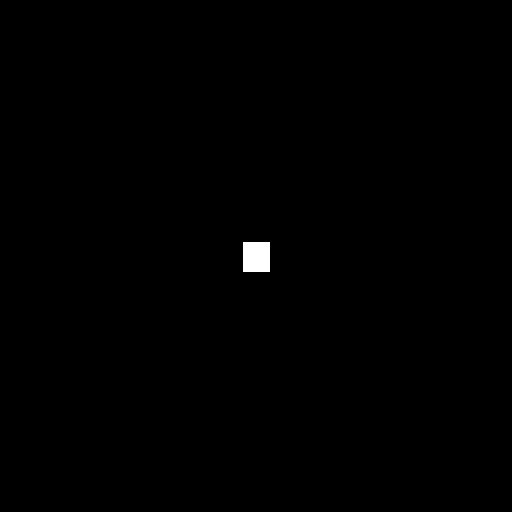
#> input picture examples/data/frame0001.jpg, 512 x 512 px; its folder holds only this picture in this run
$ python runall.py
#> lines starting #> are read from the running program, lines starting #| are printed output that depends on the picture
### mossepy/image.py
#!/usr/bin/env python3
# -*- coding: utf-8 -*-
"""
Convert images to numpy arrays and back again

Created on Thu Nov 19 11:29:31 2020

@author: niklas
"""


from PIL import Image
import numpy as np


def read(filename):
    """
    Read image file and convert it to numpy array.

    Parameters
    ----------
    filename : str
        name of image file to be read.

    Returns
    -------
    npFrame : numpy array
        converted image frame.

    """
#> called with filename = 'examples/data/frame0001.jpg'

    # check, if filename can be found
    try:
        _PILFrame = Image.open(filename)
#> _PILFrame is the input picture: PIL image 512x512 RGB; min 0, max 255, mean 0.8
        npFrame = np.array(_PILFrame)

        print("read image from", filename)

    except FileNotFoundError as _fnfError:
        print(_fnfError)

    return npFrame


def write(filename, npFrame):
    """
    Write numpy array to image file.

    Parameters
    ----------
    filename : str
        name of image file to be written to.
    npFrame : numpy array
        image frame to be written from.

    Returns
    -------
    None.

    """

    # if necessary, change data type of numpy array to uint8
    if (npFrame.dtype != 'uint8'):
        npFrame = npFrame.astype(dtype='uint8')

    _PILFrame = Image.fromarray(npFrame)
    _PILFrame.save(filename)

    print("wrote array to", filename)


### mossepy/correlation_tracker.py
#!/usr/bin/env python3
# -*- coding: utf-8 -*-
"""
Created on Sat Aug 14 11:56:40 2021

@author: niklas
"""


import os
import numpy as np

import mossepy.utils as utils
import mossepy.image as img
import mossepy.visualization as vis


class Correlation(object):
    """
    Basic correlation tracker class.

    Tracking routine, Filter initialization
    and update have to be done in inherited class.
    """

    def __init__(self,
                 relInDir,
                 relOutDir,
                 valRange,
                 tempSize,
                 sigma,
                 eps):
        """
        Constructor of correlation tracker class.
        Initalize basic tracker parameters.

        Parameters
        ----------
        relInDir : string
            relative input directory
        relOutDir : string.
            relative output directory
        valRange : int
            image value range.
        tempSize : list of ints
            vertical and horizontal size of template to be cropped.
        sigma : list of floats
            standard deviations of optimal filter response.
        eps : float
            regularization parameter

        Returns
        -------
        None.

        """
        # absolute in- and output directories
        path = os.getcwd()
        self.inDir = path + relInDir
        self.outDir = path + relOutDir

        # range of image values
        self.valRange = valRange
        # size of the template f
        self.tempSize = tempSize
        # standard deviation used for optimal response distribution
        self.sigma = sigma
        # regularization parameter to avoid zero division
        self.eps = eps

    def cropTemplate(self):
        """
        Crop a template with defined size and center from image

        Returns
        -------
        None.

        """
        dx = int(self.tempSize[0]/2)
        dy = int(self.tempSize[1]/2)

        # crop template around object position from image
        self.f =  self.I[self.objPos[0]-dx:self.objPos[0]+dx,
                         self.objPos[1]-dy:self.objPos[1]+dy]
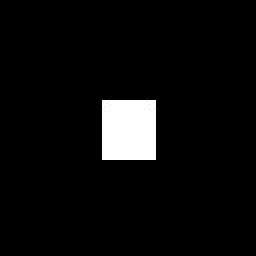
#> self.f: shape (128, 128, 3) (shown 2 times larger); min 0, max 255, mean 12.6

        # convert to grayscale
        self.f = utils.rgb2Gray(self.f)

    def calOptimalResponse(self):
        """
        Calculate optimal response for initializing correlation filter.
        Response curve has the form of a 2D Gaussian.

        Returns
        -------
        None.

        """
        # optimal position of target is in center of template window
        optPos = [int(self.tempSize[0]/2), int(self.tempSize[1]/2)]

        # optimal response is Gaussian centered in object position
        self.g = utils.gauss2D(self.valRange, self.tempSize, optPos, self.sigma)

    # [39 lines left out: functions calFilterResponse, calObjPos, not called in this run]

    def setObjPos(self, objPos):
        """
        set object position.

        Parameters
        ----------
        objPos : list of ints
            current object position.

        Returns
        -------
        None.

        """
        self.objPos = objPos

    def showResults(self):
        """
        Show tracking results in console.

        Returns
        -------
        None.

        """
        # fit images to valRange for output
        f = (self.valRange-1)/self.f.max() * self.f
        g = (self.valRange-1)/self.g.max() * self.g
        h = (self.valRange-1)/self.h.max() * self.h

        print('iteration: ', self.i)
        print('objPos: ', self.objPos)
        print('---------------------')

        # show heat plots of template, filter and response
        # in common figure
        vis.comp3Heat(f, abs(np.fft.ifftshift(h)), abs(g))

    def saveResults(self):
        """
        Save tracking results to files.

        Returns
        -------
        None.

        """
        # fit images to valRange for output
        f = (self.valRange-1)/self.f.max() * self.f
        g = (self.valRange-1)/self.g.max() * self.g
        h = (self.valRange-1)/self.h.max() * self.h

        # define output paths
        temPath = self.outDir + '/' + self.imgFile[:-4] + '_tem.jpg'
        filPath = self.outDir + '/' + self.imgFile[:-4] + '_fil.jpg'
        resPath = self.outDir + '/' + self.imgFile[:-4] + '_res.jpg'

        # save results to files
        img.write(temPath, f)
        img.write(filPath, abs(np.fft.ifftshift(h)))
        img.write(resPath, abs(g))

### mossepy/utils.py
#!/usr/bin/env python3
# -*- coding: utf-8 -*-
"""
Additional routines needed in MOSSE tracking.

Created on Thu Nov 19 11:39:05 2020

@author: niklas
"""


import numpy as np
import scipy.linalg as la
import scipy.ndimage as nd


def rgb2Gray(Iin):
    """
    convert RGB image array to grayscale

    Parameters
    ----------
    Iin : numpy array
        RGB image array

    Returns
    -------
    Iout : numpy array
        grayscale image array

    """
    # is already grayscale image
    if np.size(Iin.shape) == 2:
        Iout = Iin

    else:
        r, g, b = Iin[:,:,0], Iin[:,:,1], Iin[:,:,2]
        Iout = 0.2990 * r + 0.5870 * g + 0.1140 * b

    return Iout


def gauss2D(valRange, size, mu, sigma):
    """
    calculate 2D Gaussian on array.

    Parameters
    ----------
    valRange : int
        value range to which the Gaussian will be scaled.
    size : list of ints
        x and y size of array.
    mu : list of floats
        x and y center position of Gaussian.
    sigma : list of floats
        x and y standard deviation of 2D Gaussian.

    Returns
    -------
    g : numpy array
        2D Gaussian array.

    """
    # create grid
    x = np.linspace(0, size[0]-1, size[0])
    y = np.linspace(0, size[0]-1, size[0])
    X, Y = np.meshgrid(x, y)

    # exponents for 1D Gaussians
    xExponent = -(X - mu[0])**2 / (2.0 * sigma[0]**2)
    yExponent = -(Y - mu[1])**2 / (2.0 * sigma[1]**2)

    # 2D Gaussian is product of two 1D Gaussians
    g = (valRange - 1) * np.exp(xExponent + yExponent)

    return g


def randWarp(Iin, size, angMax = 10.0, scaleExt = [0.9, 1.1], tRel = 40):
    """
    randomly warp image

    Parameters
    ----------
    Iin : numpy array
        input image.
    size : list of ints
        x and y size of image.
    angMax : float. optional.
        max rotation angle in deg. default is 10.
    scaleExt : list. optional.
        min and max scaling factor. default is [0.9, 1.1].
    tRel : int. optional.
        max relative translation. default is 40.

    Returns
    -------
    Iout : numpy array
        output image.

    """
    # rotation angle
    angDeg = np.random.uniform(-angMax, angMax)
    angRad = np.radians(angDeg)
    c = np.cos(angRad)
    s = np.sin(angRad)

    # scaling factor
    scale = np.random.uniform(scaleExt[0], scaleExt[1])

    # translation vector
    tMax = [int(size[0]/tRel), int(size[1]/tRel)]
    t = [np.random.uniform(-tMax[0], tMax[0]), np.random.uniform(-tMax[1], tMax[1])]

    # rotation and scaling matrix
    R = np.zeros((2, 2))
    R[0, 0] = c
    R[0, 1] = s
    R[1, 0] = -s
    R[1, 1] = c
    R  = scale * R

    # rotation axis in center of image
    p = np.array([size[0]/2, size[1]/2])
    p = p.reshape(2,1)
    # get offset for transform
    o = p - np.dot(la.inv(R), p)
    o = o.flatten()

    # apply random rotation and scaling
    # prefilter is set to False, because it produces negative values
    # order is set to 1 to avoid blurring
    Iout = nd.affine_transform(Iin, la.inv(R), o, order=1, mode='nearest', prefilter=False)

    # apply random translation
    Iout = nd.affine_transform(Iout, np.eye(2), t, mode='nearest', prefilter=False)

    return Iout


def preProcess(Iin, size, eps=0.1):
    """
    pre-process image according to MOSSE pre-processing steps

    Parameters
    ----------
    Iin : numpy array
        input image.
    size : list of ints
        x and y size of image.
    eps : float. optional.
        regularization parameter. default is 0.1.

    Returns
    -------
    Iout : numpy array
        output image.

    """
    # log transform
    Iout = np.log(Iin + 1.)

    # normalize
    Iout = (Iout - np.mean(Iout)) / (np.std(Iout) + eps)

    # multiply with 2D Hanning window to reduce edge effects
    win0 = np.hanning(size[0])
    win1 = np.hanning(size[1])
    win2D = np.sqrt(np.outer(win0, win1))
    Iout = Iout * win2D

    return Iout

### mossepy/mosse_tracker.py
#!/usr/bin/env python3
# -*- coding: utf-8 -*-
"""
Created on Sat Aug 14 12:00:13 2021

@author: niklas
"""


import numpy as np

import mossepy.utils as utils
from mossepy.adaptive_correlation_tracker import AdpCorrelation


class MOSSE(AdpCorrelation):
    """
    MOSSE tracker class. Inherits from adaptive correlation
    tracker class.
    """

    def __init__(self,
                 relInDir='/data',
                 relOutDir='/results',
                 valRange=256,
                 tempSize=[128, 128],
                 sigma=[2., 2.],
                 eps=0.1,
                 trainSteps=256,
                 rate=0.125):
        """
        constructor of MOSSE tracker class

        Parameters
        ----------
        relInDir : string. optional.
            relative input directory. default is '/data'.
        relOutDir : string. optional.
            relative output directory. default is '/results'.
        valRange : int. optional.
            image value range. default is 256.
        tempSize : list of ints. optional.
            vertical and horizontal size of template to be cropped.
            default is [128, 128]
        sigma : list of floats. optional.
            standard deviations of optimal filter response.
            default is [2., 2.].
        eps : float. optional.
            regularization parameter. default is 0.1.
        trainSteps : int. optional.
            number of initial training steps. default is 256.
        rate : float. optional.
            filter learning rate used in running average.
            default is 0.125.

        Returns
        -------
        None.

        """
        # call inherited constructor
        AdpCorrelation.__init__(self,
                                relInDir,
                                relOutDir,
                                valRange,
                                tempSize,
                                sigma,
                                eps,
                                trainSteps,
                                rate)

    def initFilter(self):
        """
        initialize MOSSE filter by training on multiple perturbations of
        initial template

        Returns
        -------
        None.

        """
        # get initial template (ground truth)
        self.cropTemplate()
        # and optimal response to it
        self.calOptimalResponse()

        # template is varied with affine transformations here
        # to get a training set. Train filter.
        for i in range(0, self.trainSteps):
            fi = utils.randWarp(self.f, self.tempSize)
            fi = utils.preProcess(fi, self.tempSize, self.eps)
            Fi = np.fft.fft2(fi)
            conjFi = np.conj(Fi)
            G = np.fft.fft2(self.g)

            if (i == 0):
                self.A = G * conjFi
                self.B = Fi * conjFi

            else:
                self.A += G * conjFi
                self.B += Fi * conjFi + self.eps
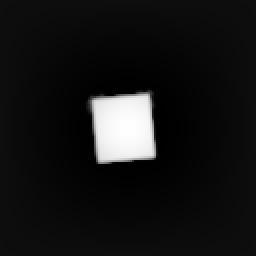
#> fi: shape (128, 128) float64 (shown 2 times larger); min -0.223, max 3.82, mean 0.131; drawn with min black and max white

        conjH = self.A / self.B
        H = np.conj(conjH)
        self.h = np.fft.ifft2(H)

    # [26 lines left out: function updateFilter, not called in this run]

### mossepy/adaptive_correlation_tracker.py
#!/usr/bin/env python3
# -*- coding: utf-8 -*-
"""
Created on Sat Aug 14 11:57:40 2021

@author: niklas
"""


import os

import mossepy.image as img
from mossepy.correlation_tracker import Correlation


class AdpCorrelation(Correlation):
    """
    Class of adaptive correlation trackers. Inherits
    from basic correlation tracker class.

    Filter initialization and update have to be done in inherited class.
    """

    def __init__(self,
                 relInDir,
                 relOutDir,
                 valRange,
                 tempSize,
                 sigma,
                 eps,
                 trainSteps,
                 rate):
        """
        constructor of adaptive correlation tracker class

        Parameters
        ----------
        relInDir : string
            relative input directory
        relOutDir : string.
            relative output directory
        valRange : int
            image value range
        tempSize : list of ints
            vertical and horizontal size of template to be cropped
        sigma : list of floats
            standard deviations of optimal filter response
        eps : float
            regularization parameter
        trainSteps : int
            number of initial training steps
        rate : float
            filter learning rate used in running average.

        Returns
        -------
        None.

        """

        # call inherited constructor
        Correlation.__init__(self,
                             relInDir,
                             relOutDir,
                             valRange,
                             tempSize,
                             sigma,
                             eps)

        # number of training steps
        self.trainSteps = trainSteps
        # learning rate
        self.rate = rate

    def trackImg(self):
        """
        Track object over all images in given directory.

        Returns
        -------
        None.

        """
        self.i = 0

        # iterate over image files in input directory
        for self.imgFile in sorted(os.listdir(self.inDir)):
            if self.imgFile.endswith('.jpg'):
                self.i += 1

                imgPath = self.inDir + '/' + self.imgFile
                self.I = img.read(imgPath)

                if self.i == 1:
                    # initialize filter on first object position
                    self.initFilter()

                    self.saveResults()
#> call 2 of write, with filename = 'examples/results/frame0001_fil.jpg'
#> in write (call 2), `npFrame = npFrame.astype(dtype='uint8')`:
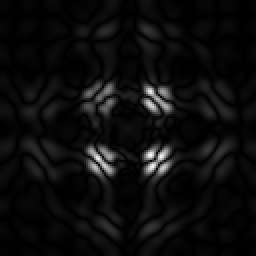
#> npFrame: shape (128, 128) (shown 2 times larger); min 0, max 255, mean 12.5
                    self.showResults()

                else:
                    # find object position in new image
                    self.calObjPos()

                    self.saveResults()
                    self.showResults()

                    # update filter on new object position
                    self.updateFilter()

### mossepy/visualization.py
#!/usr/bin/env python3
# -*- coding: utf-8 -*-
"""
routines for visualization of numpy arrays

Created on Thu Nov 19 11:24:28 2020

@author: niklas
"""


import matplotlib.pylab as plt
from mpl_toolkits.axes_grid1 import make_axes_locatable


def comp3Heat(M1, M2, M3, title1='template', title2='filter', title3='response'):
    '''
    Compare three heat plots in common figure.

    Parameters
    ----------
    M1 : numpy array
        template
    M2 : numpy array
        MOSSE filter
    M3 : numpy array
        response of template to filter
    title1 : string. optional.
        name of first array. default is 'template'.
    title2 : string. optional.
        name of second string. default is 'filter'.
    title3 : string. optional.
        name of second string. default is 'response'.

    Returns
    -------
    None

    '''

    # define style of colorbar
    cMap = 'jet'

    # define figure with subplots
    fig, (ax1, ax2, ax3) = plt.subplots(nrows = 3)

    # plot initial state with colorbar
    ax1.set_title(title1)
    img1 = ax1.imshow(M1, vmin=M1.min(), vmax=M1.max(), cmap=cMap)
    colorBar(img1)

    # plot final state with colorbar
    ax2.set_title(title2)
    img2 = ax2.imshow(M2, vmin=M2.min(), vmax=M2.max(), cmap=cMap)
    colorBar(img2)

    # plot final state with colorbar
    ax3.set_title(title3)
    img3 = ax3.imshow(M3, vmin=M3.min(), vmax=M3.max(), cmap=cMap)
    colorBar(img3)

    # adjust axes placing
    fig.tight_layout(h_pad=1)

    plt.show()


def colorBar(mappable):
    '''
    Create colorbar for an ax.

    Parameters
    ----------
    mappable : img = ax. ...
        creates colorbar while keeping the axes

    Returns
    -------
    cBar : ax.colorbar

    '''

    last_axes = plt.gca()
    ax = mappable.axes
    fig = ax.figure
    divider = make_axes_locatable(ax)
    cAx = divider.append_axes("right", size="5%", pad=0.05)
    cBar = fig.colorbar(mappable, cax=cAx)
    plt.sca(last_axes)

    return cBar

### examples/runall.py
#!/usr/bin/env python3
# -*- coding: utf-8 -*-
"""
Created on Fri Nov 20 09:42:39 2020

@author: niklas
"""

from mossepy.mosse_tracker import MOSSE

# choose position of object in first frame
# that should be done by mouse click
objPos = [256, 256]

# choose tracker type
tracker = MOSSE()
# initialize object position in first frame
tracker.setObjPos(objPos)
# start tracking
tracker.trackImg()
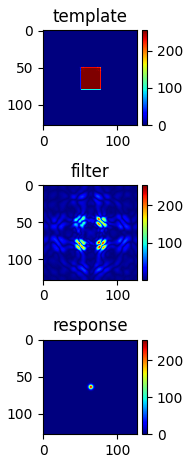
#> figure drawn by matplotlib, 6 panels
